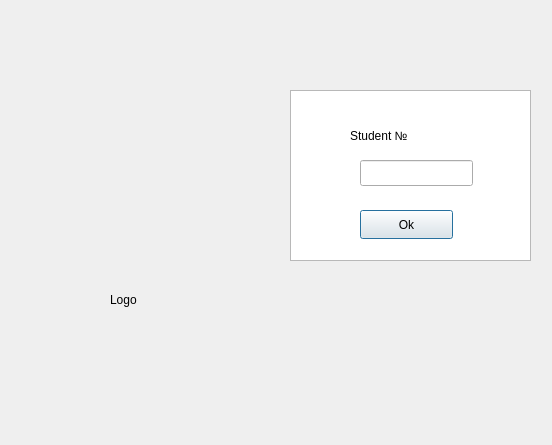
<?xml version="1.0" encoding="UTF-8"?>
<ui version="4.0">
 <class>AuthorInfo</class>
 <widget class="QDialog" name="AuthorInfo">
  <property name="geometry">
   <rect>
    <x>0</x>
    <y>0</y>
    <width>552</width>
    <height>445</height>
   </rect>
  </property>
  <property name="windowTitle">
   <string>Dialog</string>
  </property>
  <widget class="QTextEdit" name="textEdit">
   <property name="geometry">
    <rect>
     <x>290</x>
     <y>90</y>
     <width>241</width>
     <height>171</height>
    </rect>
   </property>
  </widget>
  <widget class="QLabel" name="label">
   <property name="geometry">
    <rect>
     <x>350</x>
     <y>120</y>
     <width>101</width>
     <height>31</height>
    </rect>
   </property>
   <property name="text">
    <string>Student №</string>
   </property>
  </widget>
  <widget class="QLineEdit" name="lineEdit">
   <property name="geometry">
    <rect>
     <x>360</x>
     <y>160</y>
     <width>113</width>
     <height>26</height>
    </rect>
   </property>
  </widget>
  <widget class="QLabel" name="label_2">
   <property name="geometry">
    <rect>
     <x>110</x>
     <y>290</y>
     <width>63</width>
     <height>20</height>
    </rect>
   </property>
   <property name="text">
    <string>Logo</string>
   </property>
  </widget>
  <widget class="QPushButton" name="pushButton">
   <property name="geometry">
    <rect>
     <x>360</x>
     <y>210</y>
     <width>93</width>
     <height>29</height>
    </rect>
   </property>
   <property name="text">
    <string>Ok</string>
   </property>
  </widget>
 </widget>
 <resources/>
 <connections/>
</ui>
